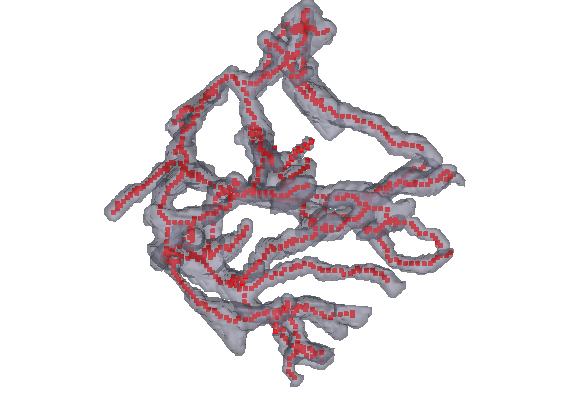
%> input picture Helper functions/Skeleton3D/testvol.png, 561 x 420 px
$ octave --eval "result = uaa_segmentForVessels(rgb2gray(imread('../../Helper functions/Skeleton3D/testvol.png')));"   (GNU Octave 9; MATLAB toolbox functions it lacks are replaced by stand-ins)
%> lines starting %> are read from the running program, lines starting %| are printed output that depends on the picture; in (x1, y1, x2, y2) boxes, pixels count from 0 and x2, y2 are one past the last pixel; in counts of white or black regions, pixels touching at a corner belong together; the program's own positions count from 1
function [image, ib, gradmag, Io, Ioc, Iobrcbr, fgm4] = uaa_segmentForVessels(I)
% [image, ib, gradmag, Io, Ioc, Iobrcbr, fgm4] = uaa_segmentForVessels(I)
% UAA_SEGMENTFORVESSELS segments images to find blood vessels.
%
% Inputs: Image
% Outputs: Binary Image
ib = ~imbinarize(I,'adaptive');
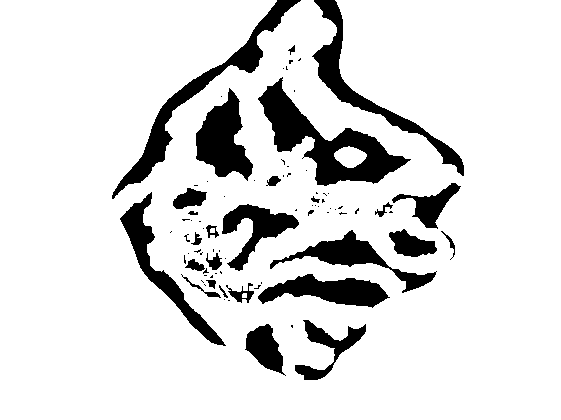
%> ib: size 420x561 logical; 87.1% white; 83 black regions (55 under 20 px), largest, box (x1, y1, x2, y2) and area: (258, 77, 411, 186) 5244, (112, 0, 301, 199) 3765, (312, 0, 464, 176) 3150
% [5 lines of commented-out code are left out]

image = imcomplement(mat2gray(I));
y1 = 2*image - imdilate(image, strel('square',7));
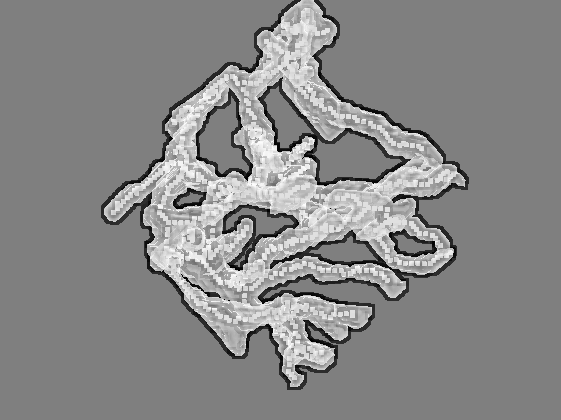
%> y1: size 420x561 double; min -1, max 1, mean 0.0712; drawn with min black and max white
y1(y1<0) = 0;
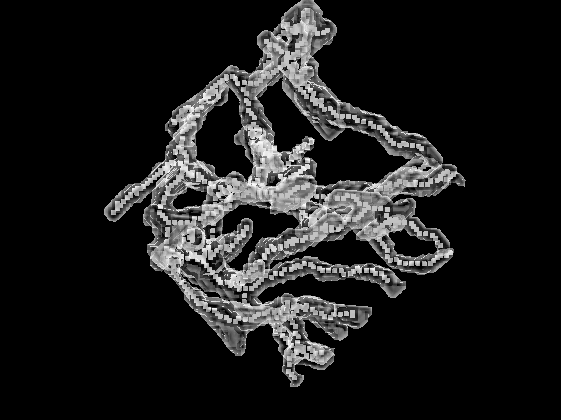
%> y1: size 420x561 double; 5.54% of pixels changed, all inside (x1, y1, x2, y2) = (101, 0, 469, 390)
y1(y1>1) = 1;
gradmag = imdilate(y1, strel('square',7)) - y1;
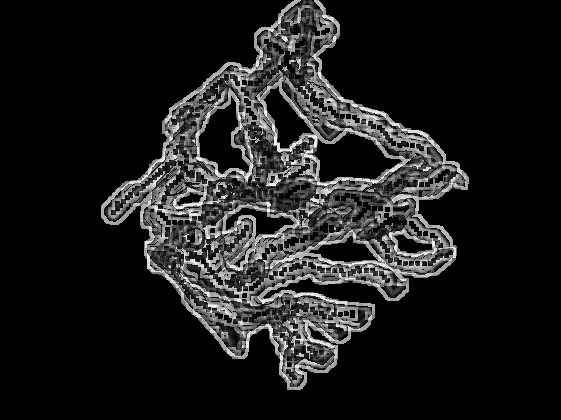
%> gradmag: size 420x561 double; min 0, max 1, mean 0.11
% y2 = imdilate(y1, strel('square',7));
% imshow(gradmag);

se = strel('disk',7);
Io = imopen(image,se);
% f = figure; imshow(Io), title('Opening (Io)');

Ie = imerode(image,se);
Iobr = imreconstruct(Ie,image);
% f(end+1) = figure; imshow(Iobr); title('Opening-by-reconstruction (Iobr)');

Ioc = imclose(Io, se);
% f(end+1) = figure; imshow(Ioc), title('Opening-closing (Ioc)');

Iobrd = imdilate(Iobr, se);
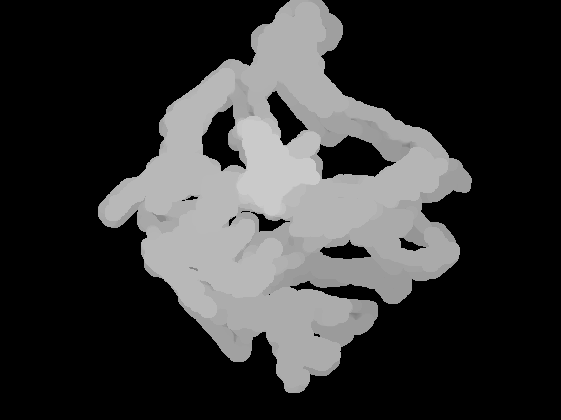
%> Iobrd: size 420x561 double; min 0, max 0.794, mean 0.21
Iobrcbr = imreconstruct(imcomplement(Iobrd), imcomplement(Iobr));
Iobrcbr = imcomplement(Iobrcbr);
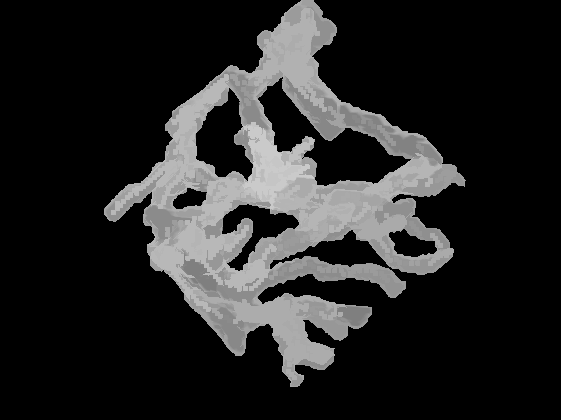
%> Iobrcbr: size 420x561 double; min 0, max 0.794, mean 0.145
% f(end+1) = figure;
% imshow(Iobrcbr), title('Opening-closing by reconstruction (Iobrcbr)');

fgm = imregionalmax(Iobrcbr);
%> fgm: size 420x561 logical; 3% white; 3 white regions, box (x1, y1, x2, y2) and area: (247, 8, 343, 112) 2841, (111, 74, 229, 215) 2612, (243, 126, 314, 209) 1516
% [7 lines of commented-out code are left out]

se2 = strel(ones(3,3));
fgm2 = imclose(fgm, se2);
%> fgm2: size 420x561 logical; 3.2% white; 3 white regions, box (x1, y1, x2, y2) and area: (247, 8, 343, 112) 3027, (111, 74, 229, 215) 2921, (243, 126, 314, 209) 1680
fgm3 = imerode(fgm2, se2);
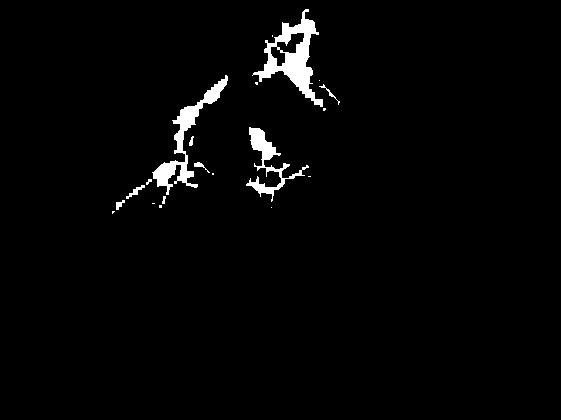
%> fgm3: size 420x561 logical; 2.2% white; 20 white regions (10 under 20 px), largest, box (x1, y1, x2, y2) and area: (252, 9, 323, 107) 2153, (152, 75, 228, 195) 1660, (246, 127, 309, 202) 1046
fgm4 = bwareaopen(fgm3, 20);
% [11 lines of commented-out code are left out]
